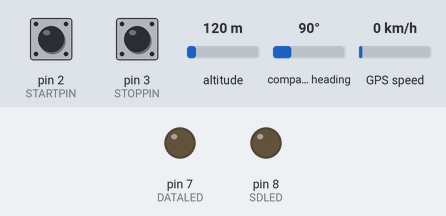
This sketch was run on a simulated Arduino Leonardo, built with avr-gcc and run on an emulated ATmega32U4. On the bench: output pins drawn as LEDs (lit = HIGH). Dashed ring = blinking. Inputs (shaded band) come from the test bench; at power-on: pin 2 (STARTPIN) HIGH, pin 3 (STOPPIN) HIGH, altitude 120 m, compass heading 90°, GPS speed 0 km/h. Storage starts empty; the GPS gets a fix after 3 s at 37.7749, -122.4194 with 8 satellites.

Above: at 2.2 s.
2.3 s: pin 2 (STARTPIN) pulled LOW for 1 s
At 3.8 s:
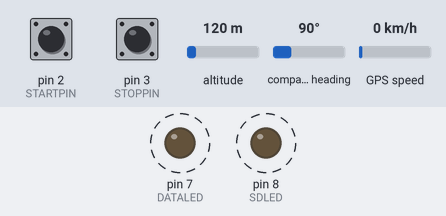
15.3 s: pin 3 (STOPPIN) pulled LOW for 0.15 s
At 16.5 s:
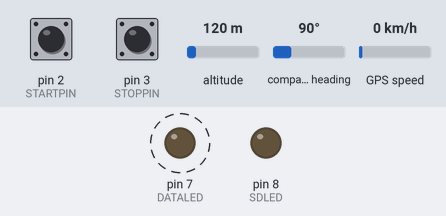
18.4 s: pin 2 (STARTPIN) pulled LOW for 0.15 s
At 18.9 s:
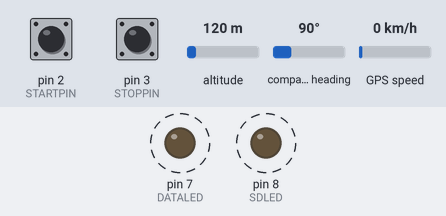
Timing chart, 0 to 22.5 s (numbered marks = the images above; inputs shaded):
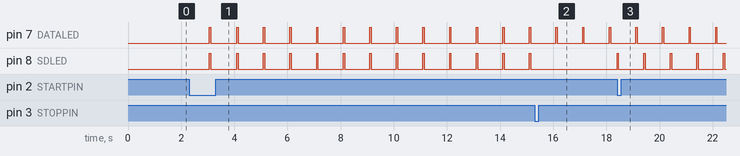

The sketch:

GPX_datalogger_v1.0.ino
```cpp
/*
    GPX datalogger v1.0   2-10-2018 by DoppioZero
    basic gpx datalogger


   -buttons must have hardware debounce (to GND)
   -data cannot be stored on SDcard until DATA LED starts blink
   -SD card is initialised ONLY after power-on
   -if SDcard is not present before power on, SD LED will blink fast until SDcard is inserted


 --MY SETUP--
   ATMEGA328p or ATMEGA2560 or ATMEGA1284p
   GPS NEO6M
   MICROSD CAR READER
*/

#include <SPI.h>
#include <SD.h>
#include <TinyGPS++.h>

/************ enable/disable serial debug output ************/
//#define DEBUG
/************************************************************/

#ifdef DEBUG
#define DEBUG_PRINT(x) Serial.print(x)
#define DEBUG_PRINTDEC(x) Serial.print(x, DEC)
#define DEBUG_PRINTLN(x) Serial.println(x)
#else
#define DEBUG_PRINT(x)
#define DEBUG_PRINTDEC(x)
#define DEBUG_PRINTLN(x)
#endif

/********** ENABLE PROMIDI1284P OR MEGA2560 OR UNO328P **********/
//#define PROMIDI
//#define MEGA2560
#define UNO328P
/****************************************************************/

#ifdef PROMIDI
#define CHIPSELECT 4
#define DATALEDNUM 0
#define SDLEDNUM 1
#define STARTPIN 20
#define STOPPIN 19
#define SERIALX_BEGIN(x)  Serial1.begin(x)
#define SERIALX_AVAILABLE() Serial1.available()
#define SERIALX_READ() Serial1.read()
#endif

#ifdef MEGA2560
#define CHIPSELECT 53 // MEGA2560
#define DATALEDNUM 7
#define SDLEDNUM 8
#define STARTPIN 17
#define STOPPIN 15
#define SERIALX_BEGIN(x)  Serial1.begin(x)
#define SERIALX_AVAILABLE() Serial1.available()
#define SERIALX_READ() Serial1.read()
#endif

#ifdef UNO328P
#define CHIPSELECT 10// UNO328P
#define DATALEDNUM 7
#define SDLEDNUM 8
#define STARTPIN 2
#define STOPPIN 3
#define SSRXPIN 4
#define SSTXPIN 5
#include <SoftwareSerial.h>
#define SERIALX_BEGIN(x)  ss.begin(x)
#define SERIALX_AVAILABLE() ss.available()
#define SERIALX_READ() ss.read()
#endif

uint8_t chipSelect = CHIPSELECT;
byte DATALED = DATALEDNUM; // valid data LED -- GREEN OR BLUE
bool DATALEDstatus = 0;
byte SDLED = SDLEDNUM; // SD writing LED -- RED
bool SDLEDstatus = 0;
char trackName[16] = "1-track.gpx";  //file name
char TrckNAME[50] = "";
char TrckNUM[25] = "";
char TrckDATA[60] = "";
char TrckTIME[40] = "";
char LatSIGN = '+';
char LngSIGN = '+';
byte i = 2; // track name index
bool openLog = false;
bool closeLog = false;
byte startPIN = STARTPIN;  //start logging button
byte stopPIN = STOPPIN;    //stop logging button
bool startLog = false;
bool stopLog = false;
byte gpsSecond = 0;
unsigned long int LAT = 0;
unsigned long int LONG = 0;
unsigned long int LATint = 0;
unsigned long int LATdec = 0;
unsigned long int LONGint = 0;
unsigned long int LONGdec = 0;
int yr = 0; //year
float elev = 0; // altitude
float floatLAT, floatLONG, previousLAT, previousLONG;
bool POINTdist = true;
bool validDATA = false;
byte mth, dy, hr, mn, sc = 0;
unsigned long int previousMillis = 0;
unsigned long int previousMillisDATALED = 0;
unsigned long int previousMillisSDLED = 0;

File myTracks;
// The TinyGPS++ object
TinyGPSPlus gps;

#ifdef UNO328P
const byte RXPin = SSRXPIN, TXPin = SSTXPIN;
SoftwareSerial ss(RXPin, TXPin);
#endif

void setup() {
  pinMode(startPIN, INPUT_PULLUP);  //buttons with hardware debounce
  pinMode(stopPIN, INPUT_PULLUP);
  pinMode(DATALED, OUTPUT);
  pinMode(SDLED, OUTPUT);

  // Open serial communications and wait for port to open:
  Serial.begin(115200);
  delay(500);
  SERIALX_BEGIN(9600);
  delay(500);
  DEBUG_PRINT("Initializing SD card...");

  // see if the card is present and can be initialized:
  if (!SD.begin(chipSelect)) {
    DEBUG_PRINTLN("Card failed, or not present");
    while (!SD.begin(chipSelect)) {
      digitalWrite(SDLED, HIGH);
      delay(50);
      digitalWrite(SDLED, LOW);
      delay(50);
      digitalWrite(SDLED, HIGH);
      delay(50);
      digitalWrite(SDLED, LOW);
      delay(50);
      digitalWrite(SDLED, HIGH);
      delay(50);
      digitalWrite(SDLED, LOW);
      delay(50);
    }
  }
  else DEBUG_PRINTLN("card initialized.");

}

void loop() {
  /* GPS READING */
  while (SERIALX_AVAILABLE() > 0) {
    gps.encode(SERIALX_READ());
    elev = gps.altitude.meters();
  }
  /*READING START STOP LOG BUTTONS*/
  if (digitalRead(startPIN) == LOW && startLog == false && validDATA == true ) {
    startLog = true;
    openLog = true;
    DEBUG_PRINTLN("startLog");
  }
  if (digitalRead(stopPIN) == LOW && closeLog == false && startLog == true) {
    closeLog = true;
    DEBUG_PRINTLN("stopLog");
  }
  /* READING ONCE PER SECOND GPS DATA*/
  if (gps.time.second() != gpsSecond) {
    yr = gps.date.year();
    mth = gps.date.month();
    dy = gps.date.day();
    hr = gps.time.hour();
    mn = gps.time.minute();
    sc = gps.time.second();
    floatLAT = gps.location.lat();
    floatLONG = gps.location.lng();
    if (gps.location.rawLat().negative) {
      LatSIGN = '-';
    }
    else LatSIGN = '+';
    if (gps.location.rawLng().negative) {
      LngSIGN = '-';
    }
    else LngSIGN = '+';
    /* EXTRACTING INTEGER PART AND DECIMAL PART FROM FLOAT LONG AND LAT */
    if (floatLAT >= 0) {
      LAT = floatLAT * 1000000;
    }
    else  LAT = floatLAT * 1000000 * -1;
    if (floatLONG >= 0) {
      LONG = floatLONG * 1000000;
    }
    else  LONG = floatLONG * 1000000 * -1;
    LATint = LAT / 1000000; // integer part
    LATdec = LAT - LATint * 1000000; //decimal part
    LONGint = LONG / 1000000;
    LONGdec = LONG - LONGint * 1000000;
    DEBUG_PRINTLN(gps.hdop.hdop());
    /* CHECK IF DISTANCE BETWEEN TWO POINT IS MORE THAN 4 METERS */
    if (TinyGPSPlus::distanceBetween(floatLAT, floatLONG, previousLAT, previousLONG) > 4) {
      POINTdist = true;
      previousLONG = floatLONG;
      previousLAT = floatLAT;
    }
    else POINTdist = false;
    /* CREATING XML STRINGS */
    sprintf(TrckDATA, "<trkpt lon=\"%c%02ld.%6ld\" lat=\"%c%02ld.%6ld\" ele=\"%d\">", LngSIGN, LONGint, LONGdec, LatSIGN, LATint, LATdec, (int)elev);
    sprintf(TrckTIME, "<time>%d-%02d-%02dT%02d:%02d:%02dZ</time>", yr, mth, dy, hr, mn, sc);
    /* CHECK IF ALL GPS DATA ARE VALID */
    if (gps.hdop.isValid() && (gps.hdop.hdop() <= 10) && gps.location.isValid() && gps.altitude.isValid()) {
      DEBUG_PRINTLN(TrckDATA);
      DEBUG_PRINTLN(TrckTIME);
      validDATA = true;
    }
    else validDATA = false;
    /* START LOGGING*/
    if (startLog == true) {
      GPSlog();
    }
    gpsSecond = gps.time.second();
  }
  if (validDATA == true) {
    blinkDATALED();
  }
  if (startLog == true) {
    blinkSDLED();
  }
}


void GPSlog() {

  if (openLog == true &&  validDATA == true) {

    /* LOOK FOR EXISTING FILE */
    while (SD.exists(trackName)) { // until name doesnt exist
      sprintf(trackName, "%i-track.gpx", i);
      i += 1;
    }

    /* INDEX FILE GPX */
    myTracks = SD.open(trackName, FILE_WRITE);
    if (myTracks) {
      myTracks.println(F("<?xml version=\"1.0\" encoding=\"ISO-8859-1\" standalone=\"no\" ?>")); //  In a C/C++ string, you can "escape" a special character by preceding it with a backslash \ eg. Serial.println("\""); // prints "
      myTracks.println(F("<gpx version=\"1.0\" creator=\"doppiozero\">"));
      myTracks.close();
    }
    // if the file isn't open, pop up an error:
    else {
      DEBUG_PRINTLN(F("err opn index"));
    }

    /* NEW TRACK */
    myTracks = SD.open(trackName, FILE_WRITE);
    if (myTracks) {
      sprintf(TrckNAME, "<trk name = \"Track - %02d/%02d/%04d %02d:%02d:%02d\">", dy, mth, yr, hr, mn, sc);
      sprintf(TrckNUM, "<number>-%d</number>", i - 1);
      myTracks.println(TrckNAME);
      myTracks.println(TrckNUM);
      myTracks.println(F("<trkseg>"));
      myTracks.close();
    }
    // if the file isn't open, pop up an error:
    else {
      DEBUG_PRINTLN(F("err opn newtrk"));
    }
    openLog = false; // create file only once, must stop logging to create another file
  }
  /* LOG SINGLE POINT*/
  if (closeLog == false && POINTdist == true  &&  validDATA == true) {
    myTracks = SD.open(trackName, FILE_WRITE);
    if (myTracks) {
      myTracks.println(TrckDATA);
      myTracks.println(TrckTIME);
      myTracks.println(F("</trkpt>"));
      myTracks.close();
    }
    else {
      DEBUG_PRINTLN(F("err log pnt"));
    }
  }
  if (closeLog) { // if true, program should close file
    /*CLOSE TRACK AND FILE */
    myTracks = SD.open(trackName, FILE_WRITE);
    if (myTracks) {
      myTracks.println(F("</trkseg>"));
      myTracks.println(F("</trk>"));
      myTracks.println(F("</gpx>"));
      myTracks.close();
      closeLog = false;
      startLog = false; // cannot enter in GPSlog()
    }
    else {
      DEBUG_PRINTLN(F("err cls file"));
    }
    /* END */
    DEBUG_PRINTLN(trackName);
    DEBUG_PRINTLN(F("next free log index = "));
    DEBUG_PRINTLN(i);
    DEBUG_PRINTLN(F("TEST COMPLETED"));
  }

}

void blinkDATALED() {

  if (millis() - previousMillisDATALED > 1000 && DATALEDstatus == 0) {
    digitalWrite(DATALED, HIGH);
    previousMillisDATALED = millis();
    DATALEDstatus = 1;
  }
  if (millis() - previousMillisDATALED > 50 && DATALEDstatus == 1) {
    digitalWrite(DATALED, LOW);
    DATALEDstatus = 0;
  }
}

void blinkSDLED() {

  if (millis() - previousMillisSDLED > 1000 && SDLEDstatus == 0) {
    digitalWrite(SDLED, HIGH);
    previousMillisSDLED = millis();
    SDLEDstatus = 1;
  }
  if (millis() - previousMillisSDLED > 50 && SDLEDstatus == 1) {
    digitalWrite(SDLED, LOW);
    SDLEDstatus = 0;
  }
}
```

Measured:
- after the input at 2.3 s, pin 8 (SDLED): alternates HIGH for 0.05 s and LOW for 0.95 s, starting after 0.76 s
- after the input at 15.3 s, pin 8 (SDLED): stops changing and stays LOW
- after the input at 18.4 s, pin 8 (SDLED): alternates HIGH for 0.05 s and LOW for 0.95 s, starting at once
- by itself, pin 7 (DATALED): alternates HIGH for 0.05 s and LOW for 0.95 s
